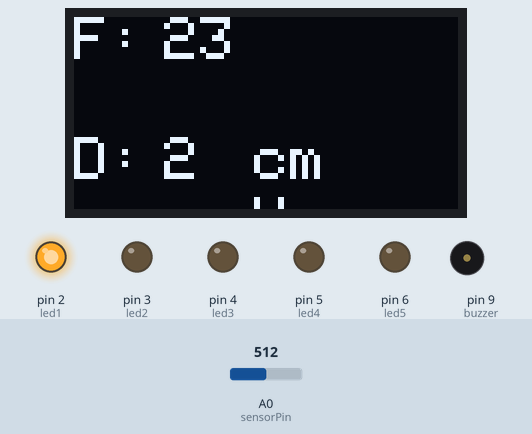
The sketch below on a simulated Arduino Uno, built with avr-gcc and run on an emulated ATmega328P. On the bench: 128×64 one-colour display, output pins drawn as LEDs (lit = HIGH), buzzer (waves = sounding). The test bench sets the inputs (shaded band); at power-on: A0 (sensorPin) = 512.

Above: at 1.05 s.
1.6 s: A0 (sensorPin) set to 947
At 2.59 s:
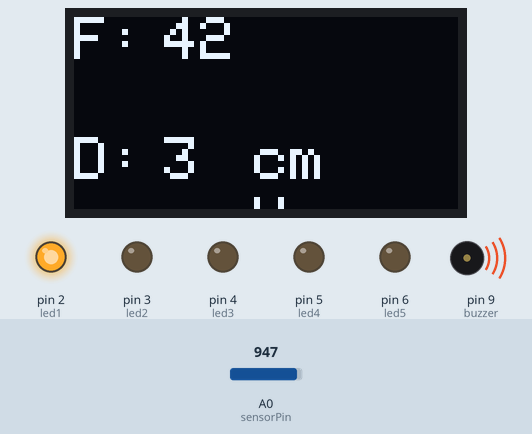
4.8 s: A0 (sensorPin) set to 974
At 6.0 s:
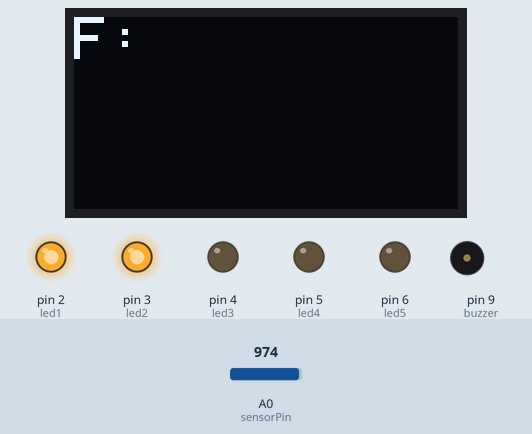
7.0 s: A0 (sensorPin) set to 995
At 8.11 s:
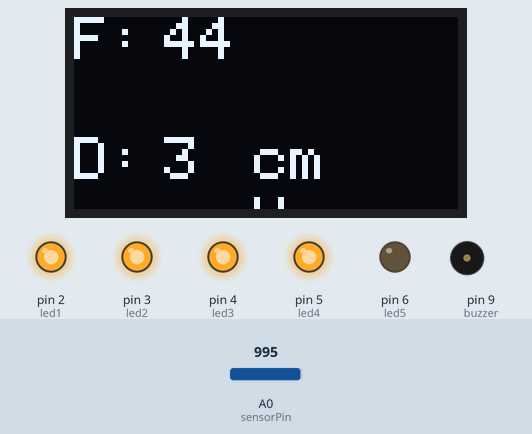
9.4 s: A0 (sensorPin) set to 1002
At 9.97 s:
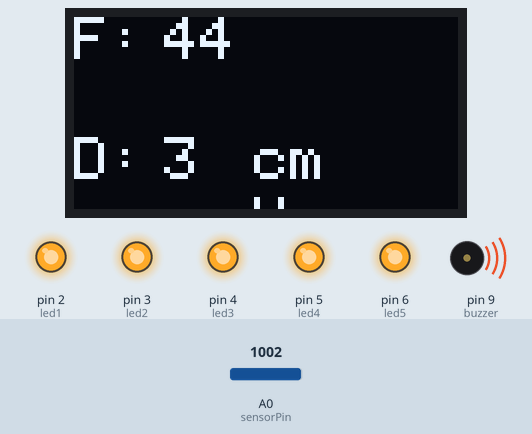
11.8 s: A0 (sensorPin) set to 985
At 13.01 s:
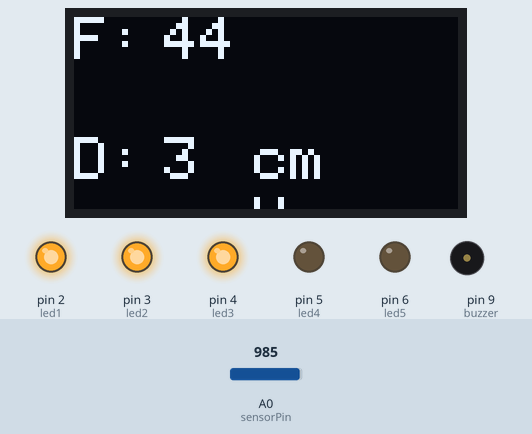
Timing chart, 0 to 15.3 s (numbered marks = the images above; inputs shaded):
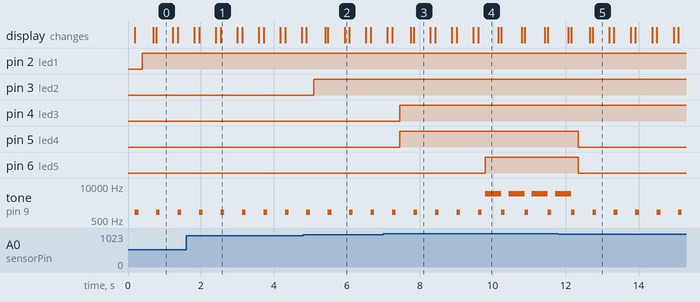

Measured:
- the behaviour switches between 965 and 966 on A0 (sensorPin) (found by bisection; images 1 and 2)
- the behaviour switches between 995 and 996 on A0 (sensorPin) (found by bisection; images 3 and 4)
- after the input at 4.8 s, pin 3 (led2): LOW → HIGH after 0.29 s; the display: first differs from a run without the input after 0.60 s (image 2 shows a later state)
- after the input at 7.0 s, pin 4 (led3), pin 5 (led4): LOW → HIGH after 0.45 s; the display: first differs from a run without the input after 0.75 s (image 3 shows a later state)
- after the input at 9.4 s, pin 6 (led5): LOW → HIGH after 0.40 s
- after the input at 11.8 s, pin 5 (led4), pin 6 (led5): HIGH → LOW after 0.55 s
- by itself, tone on pin 9 (buzzer): alternates 1000 Hz for 0.10 s and silent for 0.49 s

The sketch:

LLS.ino
```cpp
#include <Q2HX711.h>
#include <Adafruit_GFX.h>
#include <Adafruit_SSD1306.h>

//FOR LCD
#define SCREEN_WIDTH 128 // OLED display width, in pixels
#define SCREEN_HEIGHT 64 // OLED display height, in pixels
#define OLED_RESET     -1 // Reset pin # (or -1 if sharing Arduino reset pin)
#define SCREEN_I2C_ADDRESS 0x3C

Adafruit_SSD1306 screen(SCREEN_WIDTH, SCREEN_HEIGHT, &Wire, OLED_RESET);

Q2HX711 hx711(A2, A3);
  //
  int sensorPin = A0;
  int sensor;
  const int buzzer = 9;
  const float CALIBRATION_FACTOR = 0.1;
  int avg_size = 10;

  //LED Pins

  int led1 = 2;
  int led2 = 3;
  int led3 = 4;
  int led4 = 5;
  int led5 = 6;

  float R_0 = 10000.0; // known resistor value in [Ohms]
  float Vcc = 5.0;

void setup() {
  Serial.begin(9600);

  pinMode(buzzer, OUTPUT);

  //Pin setup
  pinMode(led1, OUTPUT);
  pinMode(led2, OUTPUT);
  pinMode(led3, OUTPUT);
  pinMode(led4, OUTPUT);
  pinMode(led5, OUTPUT);

}

void display(){
}

void loop() {

  //LCD setup
  screen.begin(SSD1306_SWITCHCAPVCC, SCREEN_I2C_ADDRESS);
  screen.clearDisplay();
  screen.setTextSize(2);
  screen.setTextColor(WHITE);

  int force;
  int depth;
  force = map(sensor, 0, 1000, 0, 45); //mapped the max sensor force to max newtons that should be applied to infant
  depth = map(sensor, 0, 1000, 0, 4); //mapping the max sensor to max depth of 4 cm

  //force display
  screen.setCursor(0,0);
  screen.print("F: ");
  screen.display();

  screen.setCursor(30,0);
  screen.print(force);
  screen.display();

  screen.setCursor(60, 60);
  screen.print("N");
  screen.display();

//depth display
  screen.setCursor(0, 40);
  screen.print("D: ");
  screen.display();

  screen.setCursor(30, 40);
  screen.print(depth);
  screen.display();

  screen.setCursor(60, 40);
  screen.print("cm");
  screen.display();

  //sensors
  sensor = analogRead(sensorPin);
  tone(buzzer, 1000); // Send 1KHz sound signal...
  delay(100);        // ...for 1 sec
  noTone(buzzer);     // Stop sound...
  delay(100);

  if (sensor > 995){
    digitalWrite(led1, HIGH); //Green
    digitalWrite(led2, HIGH); //Green
    digitalWrite(led3, HIGH); //Yellow
    digitalWrite(led4, HIGH); //Yellow
    digitalWrite(led5, HIGH); //Red
    tone(buzzer, 5000); // Send 1KHz sound signal...
    delay(50);        // ...for 1 sec
  }
  else if (sensor > 985){
    digitalWrite(led1, HIGH);
    digitalWrite(led2, HIGH);
    digitalWrite(led3, HIGH);
    digitalWrite(led4, HIGH);
    digitalWrite(led5, LOW);
  }
  else if (sensor > 975){
    digitalWrite(led1, HIGH);
    digitalWrite(led2, HIGH);
    digitalWrite(led3, HIGH);
    digitalWrite(led4, LOW);
    digitalWrite(led5, LOW);
  }
  else if (sensor > 965){
    digitalWrite(led1, HIGH);
    digitalWrite(led2, HIGH);
    digitalWrite(led3, LOW);
    digitalWrite(led4, LOW);
    digitalWrite(led5, LOW);
  }
  else{
    digitalWrite(led1, HIGH);
    digitalWrite(led2, LOW);
    digitalWrite(led3, LOW);
    digitalWrite(led4, LOW);
    digitalWrite(led5, LOW);
  }
  delay(200);
}
```
